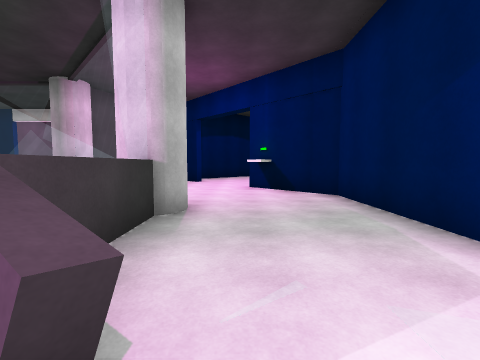
view 1 (above)

24 first-person views from a walk through a Unity game level. The camera is 1.4 m above the floor, tilts 4° down and sees 90° across. Doors are open. The floor is counted in squares, 2 m on a side. Each view is taken from the middle of a square. On the plan, view 1 faces up. The plan holds only what a view shows up to about 9 squares ahead; the rest is blank. The place goes on beyond the plan. The player is left out. Surface patterns are stand-ins for the level's own textures.

view 2
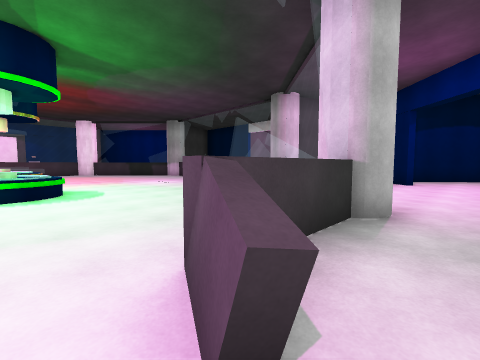

view 3
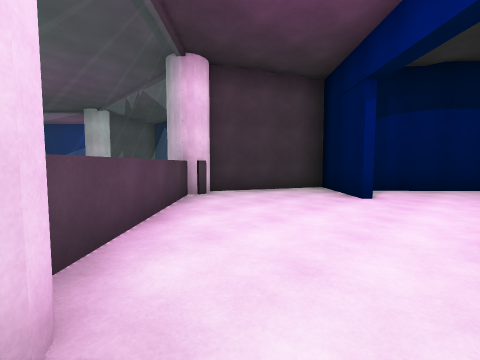

view 4
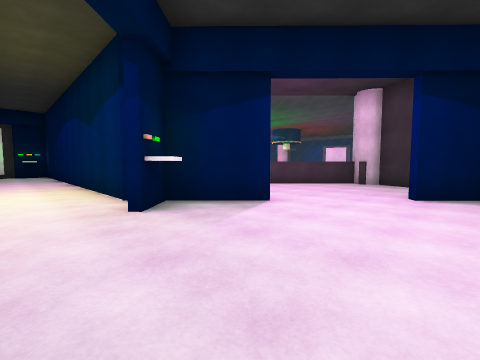

view 5
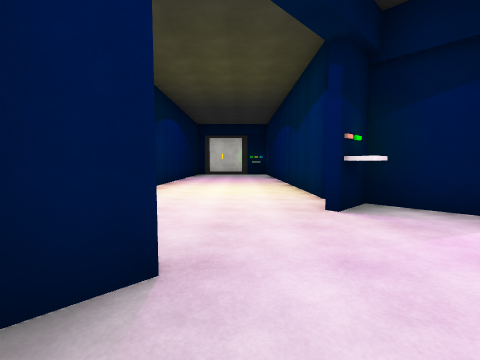

view 6
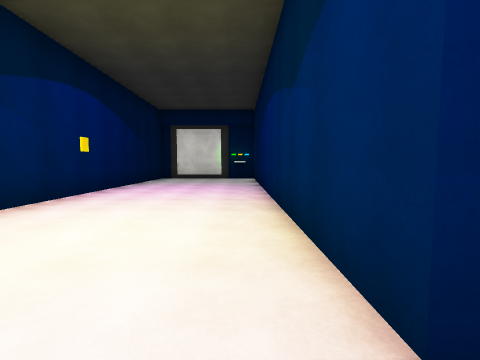

view 7
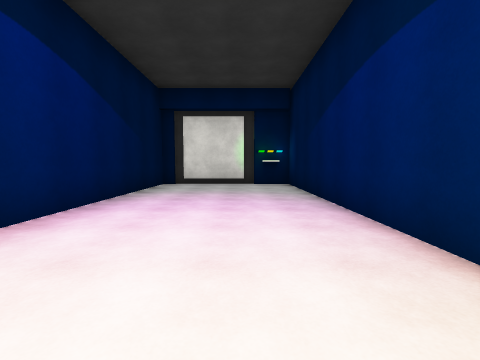

view 8
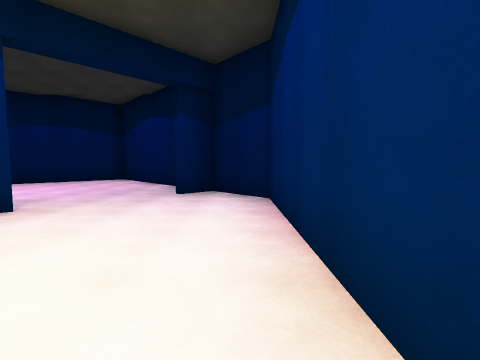

view 9
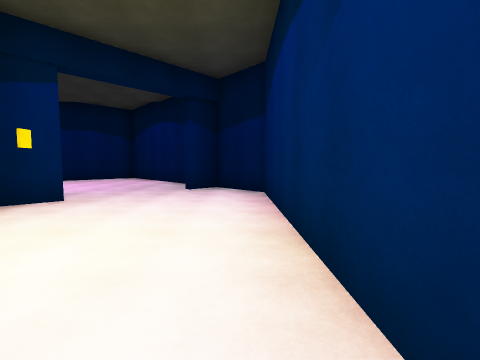

view 10
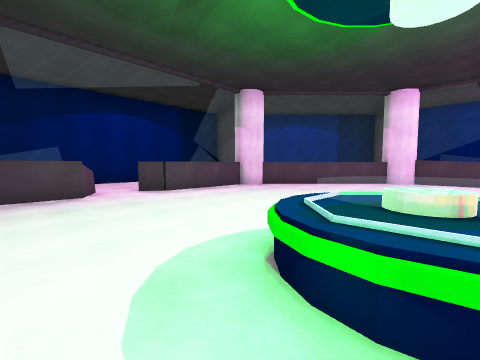

view 11
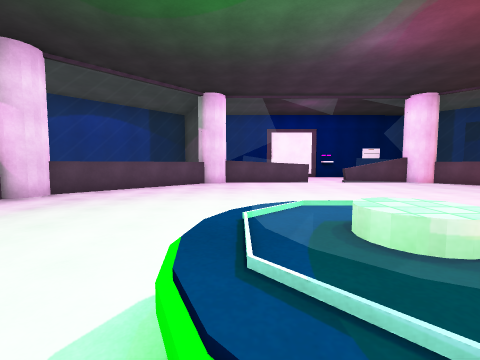

view 12
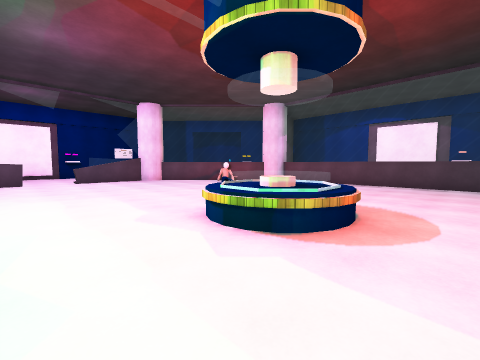

view 13
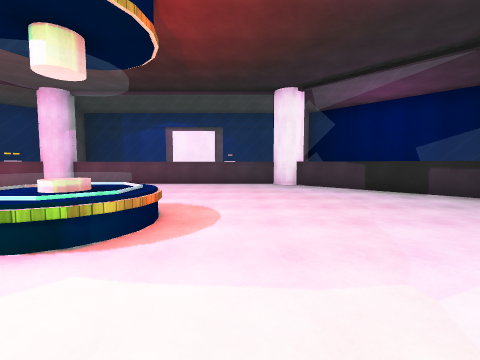

view 14
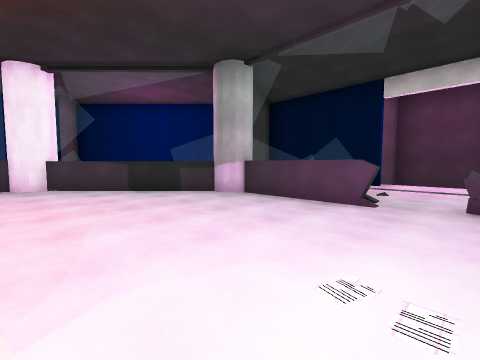

view 15
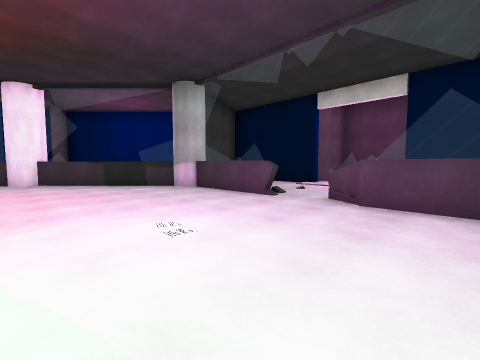

view 16
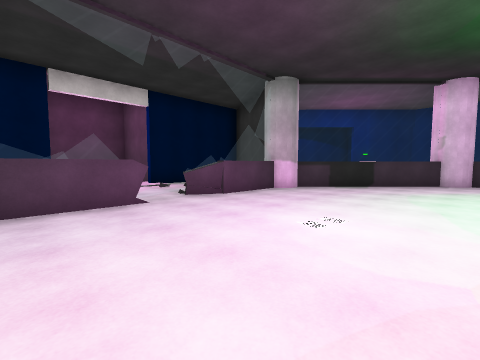

view 17
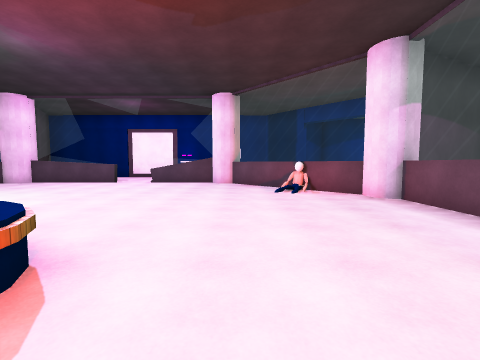

view 18
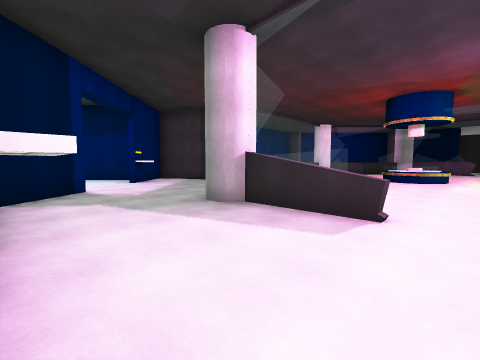

view 19
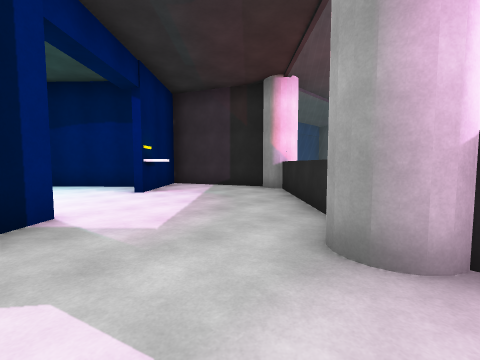

view 20
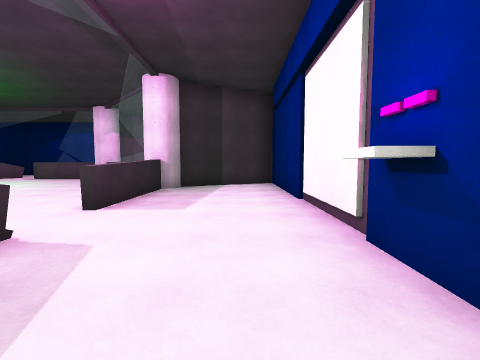

view 21
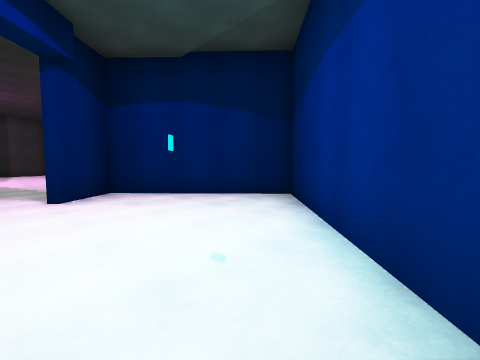

view 22
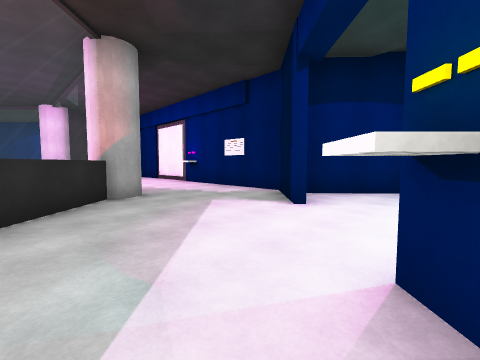

view 23
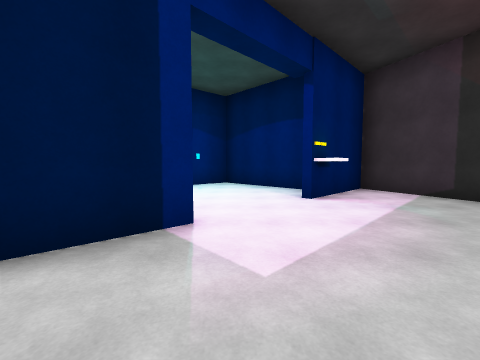

view 24
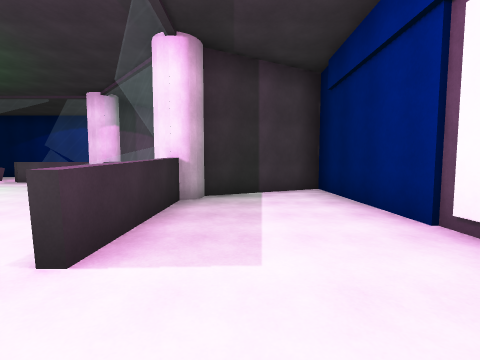

### Floor plan
Key: @ floor where view 1 was taken; # wall or solid block; . main floor; : floor 0.25 m higher than the main floor; D open door; = window, fence, low wall or low ledge; ^ raised ledge; v drop or lower ground; O other object.
Columns run from 22 left of view 1 to 7 right of it. Each row starts with its distance up from view 1.
 14              vv
 13             v        ##
 12             v  v    ##...##
 11          ###...##  ##.....#
 10            .....  ###......
  9            ..... ##.#DD....###
  8          #   .:  #...DD..DD..#
  7          ##^=.===##..DD#.DD..#
  6         ^=........##...##....#
  5        ^...........##...#....#
  4      ##=............##..#....#
  3   #  #...............#..#....#
  2   ## #...............^..#....#
  1   #  #.....^...O.....^..#....#
  0      #.....O^..^^.....@.#....#
 -1      #.....^...^.....^..#....#
 -2      #...............=  #....#
 -3      #...............#  #....#
 -4      ##..............#  #....#
 -5   ###.#O ...........##  ####.#
 -6   #.....#..........##       ##
 -7   ###...##........##
 -8 ###..DD..##==.^==##
 -9 #....DD...........#
-10 #..O..##..........##
-11 ##.....#....#......#
-12  ##...##############
-13   ##.##
-14    ###

Positions as (right, up) in squares from view 1, and headings:
1: (0, 0), facing up
2: (0, 0), facing up-left
3: (0, 4), facing up-left
4: (4, 10), facing down-left
5: (4, 10), facing down
6: (3, 6), facing down
7: (4, 3), facing down
8: (6, 3), facing up
9: (6, 2), facing up
10: (-7, 2), facing down-right
11: (-6, 1), facing down
12: (-8, 2), facing down-left
13: (-8, 2), facing left
14: (-8, 3), facing up-left
15: (-6, 3), facing up-left
16: (-11, 3), facing up-right
17: (-13, 1), facing down
18: (-9, -11), facing up-left
19: (-12, -10), facing up-left
20: (-12, -10), facing right
21: (-21, -9), facing down-right
22: (-18, -6), facing down-right
23: (-13, -9), facing left
24: (-10, -9), facing right
